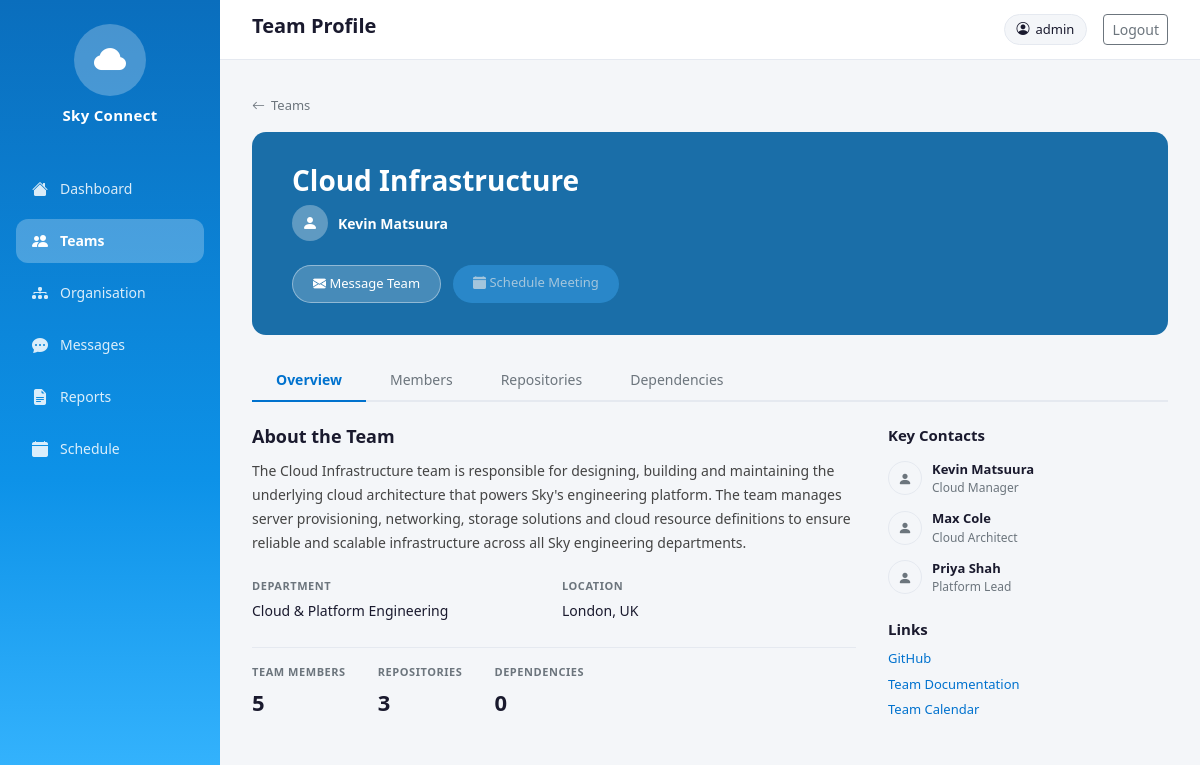
The app's page /teams/1/ (signed in) with its own data.
### teams/models.py (models this page shows, shortened)
class Team(models.Model):
    STATUS_CHOICES = [
        ('active', 'Active'),
        ('inactive', 'Inactive'),
        ('restructuring', 'Restructuring'),
    ]
    name = models.CharField(max_length=200)
    description = models.TextField(blank=True)
    department = models.ForeignKey(
        Department,
        on_delete=models.CASCADE,
        related_name='teams'
    )
    manager = models.CharField(max_length=200)
    manager_role = models.CharField(max_length=200, blank=True)
    location = models.CharField(max_length=200, blank=True)
    status = models.CharField(
        max_length=20,
        choices=STATUS_CHOICES,
        default='active'
    )
    email = models.EmailField(blank=True)
    slack_channel = models.CharField(max_length=200, blank=True)
    created_at = models.DateTimeField(auto_now_add=True)

class Department(models.Model):
    name = models.CharField(max_length=200)
    description = models.TextField(blank=True)
    leader = models.CharField(max_length=200, blank=True)

class TeamMember(models.Model):
    ROLE_CHOICES = [
        ('engineer', 'Engineer'),
        ('architect', 'Architect'),
        ('manager', 'Manager'),
        ('lead', 'Lead'),
    ]
    team = models.ForeignKey(
        Team,
        on_delete=models.CASCADE,
        related_name='members'
    )
    name = models.CharField(max_length=200)
    role = models.CharField(max_length=20, choices=ROLE_CHOICES, default='engineer')
    job_title = models.CharField(max_length=200, blank=True)
    email = models.EmailField(blank=True)
    phone = models.CharField(max_length=50, blank=True)

### teams/views.py (the view)
# urls.py: path('<int:team_id>/', views.team_detail, name='team_detail'),
@login_required
def team_detail(request, team_id):
    team = get_object_or_404(Team, id=team_id)
    active_tab = request.GET.get('tab', 'overview')
    role_filter = request.GET.get('role', '')
    members = team.members.all()
    if role_filter:
        members = members.filter(role=role_filter)
    repo_sort = request.GET.get('repo_sort', 'updated')
    repo_search = request.GET.get('repo_search', '')
    repositories = team.repositories.all()
    if repo_search:
        repositories = repositories.filter(name__icontains=repo_search)
    if repo_sort == 'name':
        repositories = repositories.order_by('name')
    else:
        repositories = repositories.order_by('-updated_at')
    dep_filter = request.GET.get('dep', '')
    dependencies = Dependency.objects.filter(from_team=team)
    if dep_filter:
        dependencies = dependencies.filter(dependency_type=dep_filter)
    return render(request, 'teams/team_detail.html', {
        'team': team,
        'members': members,
        'repositories': repositories,
        'dependencies': dependencies,
        'active_tab': active_tab,
        'role_filter': role_filter,
        'dep_filter': dep_filter,
        'repo_sort': repo_sort,
        'repo_search': repo_search,
    })

### teams/templates/teams/team_detail.html (shortened to what this page needs)
{% extends 'base.html' %}
{% load static %}
{% block nav_teams %}active{% endblock %}
{% block page_title %}<h1>Team Profile</h1>{% endblock %}
{% block content %}
<a href="{% url 'team_list' %}" class="back-link">
    <i class="bi bi-arrow-left"></i> Teams
</a>
<div class="team-banner">
    <h1>{{ team.name }}</h1>
    <div class="team-banner-manager">
        <div class="manager-avatar">
            <i class="bi bi-person-fill"></i>
        </div>
        <div class="manager-info">
            <span class="manager-name">{{ team.manager }}</span>
        </div>
    </div>
    <div class="team-banner-actions">
        <a href="/messages/" class="btn-message-team">
            <i class="bi bi-envelope-fill"></i> Message Team
        </a>
        <span class="btn-schedule" title="Schedule feature coming soon" style="opacity:0.6">
            <i class="bi bi-calendar-fill"></i> Schedule Meeting
        </span>
    </div>
</div>
<div class="tab-nav">
    <a href="?tab=overview"
       class="tab-link {% if active_tab == 'overview' %}active{% endif %}">
        Overview
    </a>
    <a href="?tab=members"
       class="tab-link {% if active_tab == 'members' %}active{% endif %}">
        Members
    </a>
    <a href="?tab=repositories"
       class="tab-link {% if active_tab == 'repositories' %}active{% endif %}">
        Repositories
    </a>
    <a href="?tab=dependencies"
       class="tab-link {% if active_tab == 'dependencies' %}active{% endif %}">
        Dependencies
    </a>
</div>
{% if active_tab == 'overview' %}
<div class="overview-grid">
    <div class="overview-section">
        <h2>About the Team</h2>
        <p>{{ team.description|default:"No description available." }}</p>
        <div class="overview-meta">
            <div class="meta-item">
                <label>Department</label>
                <p>{{ team.department.name }}</p>
            </div>
            <div class="meta-item">
                <label>Location</label>
                <p>{{ team.location|default:"Not specified" }}</p>
            </div>
        </div>
        <div class="stats-row">
            <div class="stat-item">
                <label>Team Members</label>
                <p>{{ members.count }}</p>
            </div>
            <div class="stat-item">
                <label>Repositories</label>
                <p>{{ repositories.count }}</p>
            </div>
            <div class="stat-item">
                <label>Dependencies</label>
                <p>{{ dependencies.count }}</p>
            </div>
        </div>
    </div>
    <div>
        <div class="sidebar-panel">
            <h3>Key Contacts</h3>
            {% for member in members %}
                {% if member.role == 'manager' or member.role == 'architect' or member.role == 'lead' %}
                <div class="contact-item">
                    <div class="contact-avatar">
                        <i class="bi bi-person-fill"></i>
                    </div>
                    <div>
                        <div class="contact-name">{{ member.name }}</div>
                        <div class="contact-role">{{ member.job_title }}</div>
                    </div>
                </div>
                {% endif %}
            {% endfor %}
        </div>
        <div class="links-section">
            <h3>Links</h3>
            <a href="#">GitHub</a>
            <a href="#">Team Documentation</a>
            <a href="#">Team Calendar</a>
        </div>
    </div>
</div>
{% endif %}
{% endblock %}

### templates/base.html (shortened to what this page needs)
{% load static %}
<!DOCTYPE html>
<html lang="en">
<head>
    <link rel="stylesheet" href="https://cdn.jsdelivr.net/npm/bootstrap@5.3.0/dist/css/bootstrap.min.css">
    <link rel="stylesheet" href="https://cdn.jsdelivr.net/npm/bootstrap-icons@1.11.0/font/bootstrap-icons.css">
    <link rel="stylesheet" href="{% static 'css/style.css' %}">
</head>
<body>
<div class="app-wrapper">
    <aside class="sidebar">
        <div class="sidebar-logo">
            <div class="logo-cloud">
                <i class="bi bi-cloud-fill"></i>
            </div>
            <span class="logo-text">Sky Connect</span>
        </div>
        <nav class="sidebar-nav">
            <a href="/dashboard/" class="nav-item {% block nav_dashboard %}{% endblock %}">
                <i class="bi bi-house-fill"></i>
                <span>Dashboard</span>
            </a>
            <a href="/teams/" class="nav-item {% block nav_teams %}{% endblock %}">
                <i class="bi bi-people-fill"></i>
                <span>Teams</span>
            </a>
            <a href="/organisation/" class="nav-item {% block nav_org %}{% endblock %}">
                <i class="bi bi-diagram-3-fill"></i>
                <span>Organisation</span>
            </a>
            <a href="/messages/" class="nav-item {% block nav_messages %}{% endblock %}">
                <i class="bi bi-chat-dots-fill"></i>
                <span>Messages</span>
            </a>
             <a href="/reports/" class="nav-item {% block nav_reports %}{% endblock %}">
                <i class="bi bi-file-earmark-text-fill"></i>
                <span>Reports</span>
            </a>
            <a href="/schedule/" class="nav-item {% block nav_schedule %}{% endblock %}">
                <i class="bi bi-calendar-fill"></i>
                <span>Schedule</span>
            </a>
        </nav>
    </aside>
    <div class="main-area">
        <header class="topbar">
            <div class="topbar-left">
                {% block page_title %}{% endblock %}
            </div>
            <div class="topbar-right">
                {% if user.is_authenticated %}
                    <div class="user-pill">
                        <i class="bi bi-person-circle"></i>
                        <span>{{ user.username }}</span>
                    </div>
                    <a href="/logout/" class="btn btn-sm btn-outline-secondary ms-2">Logout</a>
                {% else %}
                    <a href="/login/" class="btn btn-sm btn-outline-primary me-2">Login</a>
                    <a href="/signup/" class="btn btn-sm btn-primary">Sign Up</a>
                {% endif %}
            </div>
        </header>
        <main class="page-content">
            {% block content %}{% endblock %}
        </main>
    </div>
</div>
</body>
</html>

### records on screen
Team: name "Cloud Infrastructure", manager "Kevin Matsuura", description "The Cloud Infrastructure team is responsible for designing, building and maintaining the underlying cloud architecture that powers Sky's engineering platform. The team manages server provisioning, networking, storage solutions and cloud resource definitions to ensure reliable and scalable infrastructure across all Sky engineering departments.", department.name "Cloud & Platform Engineering", location "London, UK", count "5"
TeamMember: name "Kevin Matsuura", job_title "Cloud Manager"
TeamMember: name "Max Cole", job_title "Cloud Architect"
TeamMember: name "Priya Shah", job_title "Platform Lead"

### other values on screen
{{ user.username }} "admin"
{{ repositories.count }} "3"
{{ dependencies.count }} "0"
